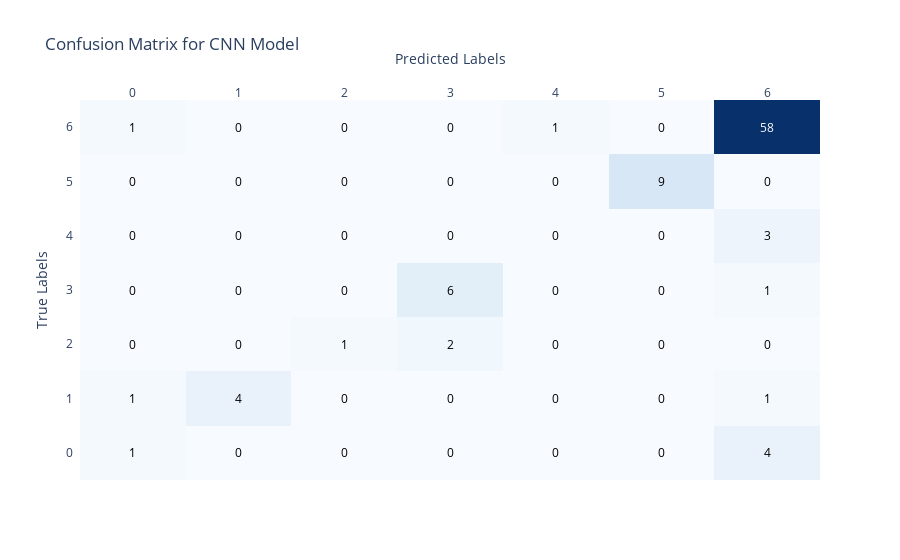

Notebook cell for this chart:
### Code cell
import tensorflow as tf
import numpy as np
import pandas as pd
from sklearn.metrics import accuracy_score, classification_report, confusion_matrix
import plotly.figure_factory as ff

# Define and compile the CNN model
cnn_model = tf.keras.models.Sequential([
    tf.keras.layers.Conv2D(32, (3,3), activation='relu', input_shape=(48,48,1)),
    tf.keras.layers.MaxPooling2D(pool_size=(2,2)),
    tf.keras.layers.Flatten(),
    tf.keras.layers.Dense(128, activation='relu'),
    tf.keras.layers.Dense(7, activation='softmax')  # Assuming 7 emotion classes
])
cnn_model.compile(optimizer='adam', loss='categorical_crossentropy', metrics=['accuracy'])

# Prepare data
X_train_cnn = X_train.reshape(-1, 48, 48, 1)
X_test_cnn = testingX.reshape(-1, 48, 48, 1)
y_train_cnn = tf.keras.utils.to_categorical(y_train)
y_test_cnn = tf.keras.utils.to_categorical(testingY)

# Train the CNN model
history = cnn_model.fit(X_train_cnn, y_train_cnn, validation_data=(X_test_cnn, y_test_cnn), epochs=30, batch_size=64)

# Predictions
cnn_test_predict = cnn_model.predict(X_test_cnn).argmax(axis=1)

# Print the accuracy
accuracy = accuracy_score(testingY, cnn_test_predict)
print(f'CNN Accuracy: {accuracy}')

# Classification report
report_cnn = classification_report(testingY, cnn_test_predict)
print(report_cnn)

# Confusion matrix
cm_cnn = confusion_matrix(testingY, cnn_test_predict)
cm_df_cnn = pd.DataFrame(cm_cnn, index=range(7), columns=range(7))

# Create confusion matrix heatmap using Plotly
fig_cnn = ff.create_annotated_heatmap(
    z=cm_df_cnn.values,
    x=[str(i) for i in range(7)],
    y=[str(i) for i in range(7)],
    annotation_text=cm_df_cnn.values,
    colorscale='Blues'
)

# Update layout and display confusion matrix
fig_cnn.update_layout(
    title="Confusion Matrix for CNN Model",
    xaxis_title="Predicted Labels",
    yaxis_title="True Labels"
)

fig_cnn.show()

### Figure 1 — Plotly figure (JSON) as saved in the notebook; plotly's stock layout.template omitted (floating-point values rounded to 4 significant figures)
{"data": [{"colorscale": [[0, "rgb(247,251,255)"], [0.125, "rgb(222,235,247)"], [0.25, "rgb(198,219,239)"], [0.375, "rgb(158,202,225)"], [0.5, "rgb(107,174,214)"], [0.625, "rgb(66,146,198)"], [0.75, "rgb(33,113,181)"], [0.875, "rgb(8,81,156)"], [1, "rgb(8,48,107)"]], "reversescale": false, "showscale": false, "type": "heatmap", "x": ["0", "1", "2", "3", "4", "5", "6"], "y": ["0", "1", "2", "3", "4", "5", "6"], "z": [[1, 0, 0, 0, 0, 0, 4], [1, 4, 0, 0, 0, 0, 1], [0, 0, 1, 2, 0, 0, 0], [0, 0, 0, 6, 0, 0, 1], [0, 0, 0, 0, 0, 0, 3], [0, 0, 0, 0, 0, 9, 0], [1, 0, 0, 0, 1, 0, 58]]}], "layout": {"annotations": [{"font": {"color": "#000000"}, "showarrow": false, "text": "1", "x": "0", "xref": "x", "y": "0", "yref": "y"}, {"font": {"color": "#000000"}, "showarrow": false, "text": "0", "x": "1", "xref": "x", "y": "0", "yref": "y"}, {"font": {"color": "#000000"}, "showarrow": false, "text": "0", "x": "2", "xref": "x", "y": "0", "yref": "y"}, {"font": {"color": "#000000"}, "showarrow": false, "text": "0", "x": "3", "xref": "x", "y": "0", "yref": "y"}, {"font": {"color": "#000000"}, "showarrow": false, "text": "0", "x": "4", "xref": "x", "y": "0", "yref": "y"}, {"font": {"color": "#000000"}, "showarrow": false, "text": "0", "x": "5", "xref": "x", "y": "0", "yref": "y"}, {"font": {"color": "#000000"}, "showarrow": false, "text": "4", "x": "6", "xref": "x", "y": "0", "yref": "y"}, {"font": {"color": "#000000"}, "showarrow": false, "text": "1", "x": "0", "xref": "x", "y": "1", "yref": "y"}, {"font": {"color": "#000000"}, "showarrow": false, "text": "4", "x": "1", "xref": "x", "y": "1", "yref": "y"}, {"font": {"color": "#000000"}, "showarrow": false, "text": "0", "x": "2", "xref": "x", "y": "1", "yref": "y"}, {"font": {"color": "#000000"}, "showarrow": false, "text": "0", "x": "3", "xref": "x", "y": "1", "yref": "y"}, {"font": {"color": "#000000"}, "showarrow": false, "text": "0", "x": "4", "xref": "x", "y": "1", "yref": "y"}, {"font": {"color": "#000000"}, "showarrow": false, "text": "0", "x": "5", "xref": "x", "y": "1", "yref": "y"}, {"font": {"color": "#000000"}, "showarrow": false, "text": "1", "x": "6", "xref": "x", "y": "1", "yref": "y"}, {"font": {"color": "#000000"}, "showarrow": false, "text": "0", "x": "0", "xref": "x", "y": "2", "yref": "y"}, {"font": {"color": "#000000"}, "showarrow": false, "text": "0", "x": "1", "xref": "x", "y": "2", "yref": "y"}, {"font": {"color": "#000000"}, "showarrow": false, "text": "1", "x": "2", "xref": "x", "y": "2", "yref": "y"}, {"font": {"color": "#000000"}, "showarrow": false, "text": "2", "x": "3", "xref": "x", "y": "2", "yref": "y"}, {"font": {"color": "#000000"}, "showarrow": false, "text": "0", "x": "4", "xref": "x", "y": "2", "yref": "y"}, {"font": {"color": "#000000"}, "showarrow": false, "text": "0", "x": "5", "xref": "x", "y": "2", "yref": "y"}, {"font": {"color": "#000000"}, "showarrow": false, "text": "0", "x": "6", "xref": "x", "y": "2", "yref": "y"}, {"font": {"color": "#000000"}, "showarrow": false, "text": "0", "x": "0", "xref": "x", "y": "3", "yref": "y"}, {"font": {"color": "#000000"}, "showarrow": false, "text": "0", "x": "1", "xref": "x", "y": "3", "yref": "y"}, {"font": {"color": "#000000"}, "showarrow": false, "text": "0", "x": "2", "xref": "x", "y": "3", "yref": "y"}, {"font": {"color": "#000000"}, "showarrow": false, "text": "6", "x": "3", "xref": "x", "y": "3", "yref": "y"}, {"font": {"color": "#000000"}, "showarrow": false, "text": "0", "x": "4", "xref": "x", "y": "3", "yref": "y"}, {"font": {"color": "#000000"}, "showarrow": false, "text": "0", "x": "5", "xref": "x", "y": "3", "yref": "y"}, {"font": {"color": "#000000"}, "showarrow": false, "text": "1", "x": "6", "xref": "x", "y": "3", "yref": "y"}, {"font": {"color": "#000000"}, "showarrow": false, "text": "0", "x": "0", "xref": "x", "y": "4", "yref": "y"}, {"font": {"color": "#000000"}, "showarrow": false, "text": "0", "x": "1", "xref": "x", "y": "4", "yref": "y"}, {"font": {"color": "#000000"}, "showarrow": false, "text": "0", "x": "2", "xref": "x", "y": "4", "yref": "y"}, {"font": {"color": "#000000"}, "showarrow": false, "text": "0", "x": "3", "xref": "x", "y": "4", "yref": "y"}, {"font": {"color": "#000000"}, "showarrow": false, "text": "0", "x": "4", "xref": "x", "y": "4", "yref": "y"}, {"font": {"color": "#000000"}, "showarrow": false, "text": "0", "x": "5", "xref": "x", "y": "4", "yref": "y"}, {"font": {"color": "#000000"}, "showarrow": false, "text": "3", "x": "6", "xref": "x", "y": "4", "yref": "y"}, {"font": {"color": "#000000"}, "showarrow": false, "text": "0", "x": "0", "xref": "x", "y": "5", "yref": "y"}, {"font": {"color": "#000000"}, "showarrow": false, "text": "0", "x": "1", "xref": "x", "y": "5", "yref": "y"}, {"font": {"color": "#000000"}, "showarrow": false, "text": "0", "x": "2", "xref": "x", "y": "5", "yref": "y"}, {"font": {"color": "#000000"}, "showarrow": false, "text": "0", "x": "3", "xref": "x", "y": "5", "yref": "y"}, {"font": {"color": "#000000"}, "showarrow": false, "text": "0", "x": "4", "xref": "x", "y": "5", "yref": "y"}, {"font": {"color": "#000000"}, "showarrow": false, "text": "9", "x": "5", "xref": "x", "y": "5", "yref": "y"}, {"font": {"color": "#000000"}, "showarrow": false, "text": "0", "x": "6", "xref": "x", "y": "5", "yref": "y"}, {"font": {"color": "#000000"}, "showarrow": false, "text": "1", "x": "0", "xref": "x", "y": "6", "yref": "y"}, {"font": {"color": "#000000"}, "showarrow": false, "text": "0", "x": "1", "xref": "x", "y": "6", "yref": "y"}, {"font": {"color": "#000000"}, "showarrow": false, "text": "0", "x": "2", "xref": "x", "y": "6", "yref": "y"}, {"font": {"color": "#000000"}, "showarrow": false, "text": "0", "x": "3", "xref": "x", "y": "6", "yref": "y"}, {"font": {"color": "#000000"}, "showarrow": false, "text": "1", "x": "4", "xref": "x", "y": "6", "yref": "y"}, {"font": {"color": "#000000"}, "showarrow": false, "text": "0", "x": "5", "xref": "x", "y": "6", "yref": "y"}, {"font": {"color": "#FFFFFF"}, "showarrow": false, "text": "58", "x": "6", "xref": "x", "y": "6", "yref": "y"}], "title": {"text": "Confusion Matrix for CNN Model"}, "xaxis": {"dtick": 1, "gridcolor": "rgb(0, 0, 0)", "side": "top", "ticks": "", "title": {"text": "Predicted Labels"}}, "yaxis": {"dtick": 1, "ticks": "", "ticksuffix": "  ", "title": {"text": "True Labels"}}}}
